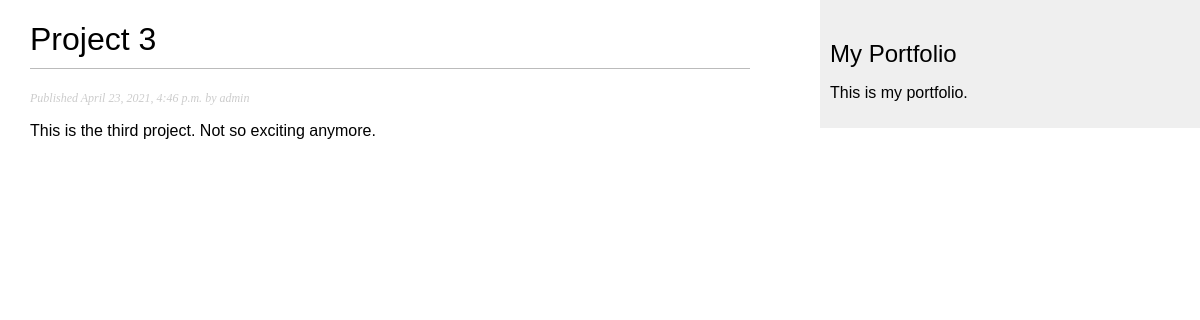
Page /portfolio/2021/4/23/project-3/ on the committed database.
### portfolio/models.py (models this page shows, shortened)
class Project(models.Model):
    STATUS_CHOICES = (
        ('draft', 'Draft'),
        ('published', 'Published'),
    )
    title = models.CharField(max_length=250)
    slug = models.SlugField(max_length=250,
                            unique_for_date='publish')
    author = models.ForeignKey(User,
                               on_delete=models.CASCADE,
                               related_name='portfolio_projects')
    body = models.TextField()
    image1 = models.CharField(max_length=250)
    image2 = models.CharField(max_length=250)
    image3 = models.CharField(max_length=250)
    publish = models.DateTimeField(default=timezone.now)
    created = models.DateTimeField(auto_now_add=True)
    updated = models.DateTimeField(auto_now=True)
    status = models.CharField(max_length=10,
                              choices=STATUS_CHOICES,
                              default='draft')
    objects = models.Manager()  # The default manager
    published = PublishedManager()  # Our custom manager
    class Meta:
        ordering = ('-publish',)

### portfolio/views.py (the view)
def project_detail(request, year, month, day, project):
    project = get_object_or_404(Project, slug=project,
                                status='published',
                                publish__year=year,
                                publish__month=month,
                                publish__day=day)
    return render(request,
                  'portfolio/project/detail.html',
                  {'project': project})

### portfolio/templates/portfolio/project/detail.html (shortened to what this page needs)
{% extends "portfolio/base.html" %}
{% block content %}
    <h1>{{ project.title }}</h1>
    <p class="date">
        Published {{ project.publish }} by {{ project.author }}
    </p>
    {{ project.body|linebreaks }}
{% endblock %}

### portfolio/static/css/portfolio.css (style rules this page uses)
body { margin:0; padding:0; font-family:helvetica, sans-serif; }
h1 { font-weight:normal; border-bottom:1px solid #bbb; padding:0 0 10px 0; }
p.date { color:#ccc; font-family: georgia, serif; font-size: 12px; font-style: italic; }

### rows in the picture
Project: title "Project 3", publish "April 23, 2021, 4:46 p.m.", author "admin", body "This is the third project. Not so exciting anymore."
